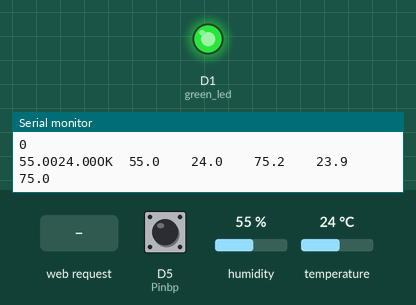
Recording of a sketch running on a simulated ESP8266 (NodeMCU). On the bench: output pins drawn as LEDs (lit = HIGH), the last lines printed to the serial monitor. The inputs (shaded band) are chosen by the test bench; at power-on: D5 (Pinbp) HIGH, humidity 55 %, temperature 24 °C. WiFi joins after 1.5 s; servers stay silent unless stated.

Above: at 2.7 s.
2.8 s: HTTP request GET /5/OFF received
At 5.0 s:
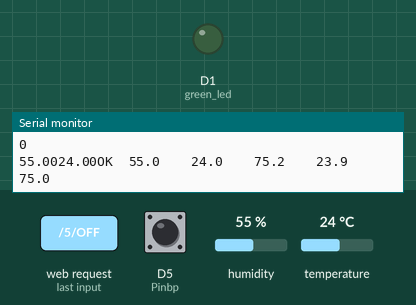
5.4 s: HTTP request GET /5/ON received
At 7.7 s:
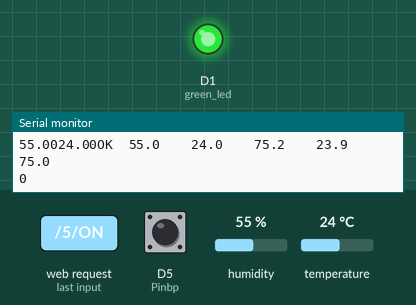
Timing chart, 0 to 9.2 s (numbered marks = the images above; inputs shaded):
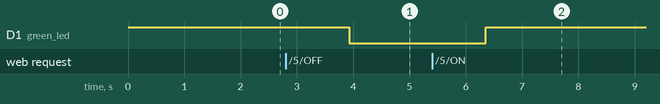

Measured:
- after the input at 2.8 s, D1 (green_led): HIGH → LOW after 1.1 s
- after the input at 5.4 s, D1 (green_led): LOW → HIGH after 0.95 s

The sketch:

DHT_ESP8266.ino
```cpp
#include "DHTesp.h" // Click here to get the library: http://librarymanager/All#DHTesp

#ifdef ESP32
#pragma message(THIS EXAMPLE IS FOR ESP8266 ONLY!)
#error Select ESP8266 board.
#endif
#include <ESP8266WiFi.h>


#ifndef STASSID
#define STASSID "DESKTOP-546JDCC 4459"
#define STAPSK  "fayenapote"
#endif


const char* ssid = STASSID;
const char* password = STAPSK;

// Create an instance of the server
// specify the port to listen on as an argument
WiFiServer server(80) ;
DHTesp dht ;

int green_led = 5 ;
bool valbp ;
int Pinbp = 14 ;
int Statebp = 0 ;

String green_ledState = "" ;

void setup()
{
  pinMode(green_led, OUTPUT);
  pinMode(Pinbp, INPUT_PULLUP);
  digitalWrite(green_led, HIGH);
  Serial.begin(115200);
  Serial.println();
  Serial.println("Status\tHumidity (%)\tTemperature (C)\t(F)\tHeatIndex (C)\t(F)");
  String thisBoard = "ARDUINO_BOARD";
  Serial.println(thisBoard);

  // Autodetect is not working reliable, don't use the following line
  // dht.setup(17);
  // use this instead:
  dht.setup(D0, DHTesp::DHT11); // Connect DHT sensor to GPIO 17

 // pinMode(green_led,

  // Connect to WiFi network
  Serial.println();
  Serial.println();
  Serial.print(F("Connecting to "));
  Serial.println(ssid);

  WiFi.mode(WIFI_STA);
  WiFi.begin(ssid, password);

  while (WiFi.status() != WL_CONNECTED) {
    delay(500);
    Serial.print(F("."));
  }
  Serial.println();
  Serial.println(F("WiFi connected"));

  // Start the server
  server.begin();
  Serial.println(F("Server started"));

  // Print the IP address
  Serial.println(WiFi.localIP());

}


void loop()
{
  valbp = digitalRead(Pinbp);
  Serial.println(Statebp);
  if (!valbp){
    Statebp = not Statebp ;
    Serial.println(Statebp) ;
    delay(40);
    Serial.print("\n");
  }

  delay(dht.getMinimumSamplingPeriod());

  float humidity = dht.getHumidity();
  float temperature = dht.getTemperature();
  Serial.print(humidity);
  Serial.print(temperature);
  Serial.print(dht.getStatusString());
  Serial.print("\t");
  Serial.print(humidity, 1);
  Serial.print("\t\t");
  Serial.print(temperature, 1);
  Serial.print("\t\t");
  Serial.print(dht.toFahrenheit(temperature), 1);
  Serial.print("\t\t");
  Serial.print(dht.computeHeatIndex(temperature, humidity, false), 1);
  Serial.print("\t\t");
  Serial.println(dht.computeHeatIndex(dht.toFahrenheit(temperature), humidity, true), 1);
  delay(200);

  WiFiClient client = server.available();
  if (!client) {
    return;
  }
  Serial.println(F("new client"));

  client.setTimeout(5000); // default is 1000

  // Read the first line of the request
  String req = client.readStringUntil('\r');
  Serial.println(F("request: "));
  Serial.println(req);

  // Match the request
  int val;
  if (req.indexOf(F("/5/ON")) != -1) {
    val = 1;
    green_ledState = "OFF";
  } else if (req.indexOf(F("/5/OFF")) != -1) {
    val = 0;
    green_ledState = "ON";
  } else {
    Serial.println(F("invalid request"));
    val = digitalRead(green_led);
  }

  // Set LED according to the request
  digitalWrite(green_led, val);

  // read/ignore the rest of the request
  // do not client.flush(): it is for output only, see below
  while (client.available()) {
    // byte by byte is not very efficient
    client.read();
  }

  // Send the response to the client
  // it is OK for multiple small client.print/write,
  // because nagle algorithm will group them into one single packet
  client.println("<!DOCTYPE html><html>");
  client.println("<head><meta charset=\"UTF-8\" name=\"viewport\" content=\"width=device-width, initial-scale=1\">");
  client.println("<link rel=\"icon\" href=\"data:,\">");
  // CSS to style the on/off buttons
  // Feel free to change the background-color and font-size attributes to fit your preferences
  client.println("<style>html { font-family: Helvetica; display: inline-block; margin: 0px auto; text-align: center;}");
  client.println(".button { background-color: #195B6A; border: none; color: white; padding: 16px 40px;");
  client.println("text-decoration: none; font-size: 30px; margin: 2px; cursor: pointer;}");
  client.println(".button2 {background-color: #77878A;}</style></head>");

  // Web Page Heading
  client.println("<body><h1>TP2 Systeme embarque :</h1>");
  client.println("<h1> Web Server ESP8266 </h1>");

  // Display current state, and ON/OFF buttons for GPIO 5
  client.println("<p>Etat de la LED : " + green_ledState + "</p>");
  // If the green_ledState is off, it displays the ON button
  if (green_ledState== "ON" ) {
    client.println("<p><a href='http://");
    client.print(WiFi.localIP());
    client.println("/5/OFF'><button class=\"button\">OFF</button></a></p>");
  } else {

    client.println("<p><a href='http://");
    client.print(WiFi.localIP());
    client.println("/5/ON'><button class=\"button\">ON</button></a></p>");
  }

  client.print(F("<br><b>Temperature :</b>"));
  client.print("<br>");
  client.print(temperature);
  client.print("°");

  client.print("<br>");

  client.print(F("<br><b>Humidite :</b>"));
  client.print("<br>");
  client.print(humidity);
  client.print("%");
  client.print("<br>");

  client.print(F("<br><b>Valeur du bouton :</b>"));
  client.print("<br>");
  client.print(Statebp);

  // Permet de recharger la page toutes les 5000 ms
  client.print(F("<script>setTimeout(function(){window.location.reload(1);}, 5000);</script>"));

  // The client will actually be *flushed* then disconnected
  // when the function returns and 'client' object is destroyed (out-of-scope)
  // flush = ensure written data are received by the other side
  Serial.println(F("Disconnecting from client"));

}
```
